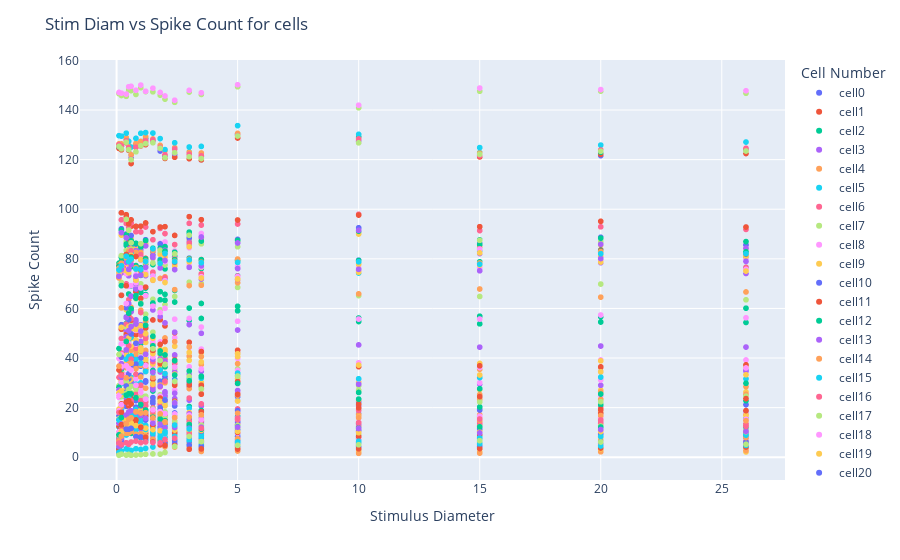

Notebook code cell kept with this figure:
### Code cell
import plotly.express as px

fig = px.scatter(datadf,datadf["Stimulus Diameter"], datadf["Spike Count"],color=datadf['Cell Number'])


# Add titles and labels
fig.update_layout(
    title='Stim Diam vs Spike Count for cells',
    xaxis_title='Stimulus Diameter',
    yaxis_title='Spike Count',
    autosize = True,
    )

fig.show()
